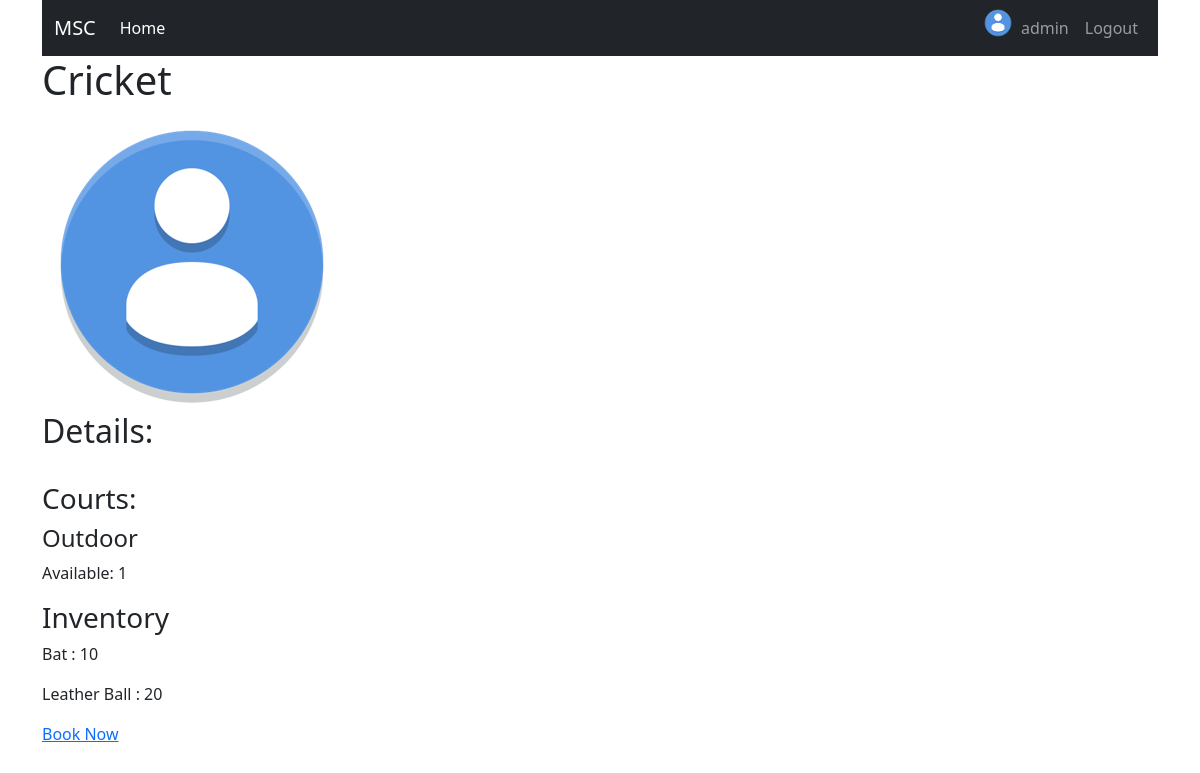
The page /sport/cricket/ (signed in) on the database its author committed.
### users/models.py (models this page shows, shortened)
class User(AbstractUser):
    username = models.CharField(max_length=255, null=True, default='', unique=True)
    email = models.EmailField(unique=True)
    avatar = models.ImageField(default='default.png', upload_to='profile_pics')
    USERNAME_FIELD = 'username'
    REQUIRED_FIELDS = ['email']
    class Meta:
        verbose_name = 'User'
        verbose_name_plural = 'Users'

### sports/models.py (models this page shows, shortened)
class Sport(models.Model):
    name = models.CharField(max_length=255, null=True, default="", unique=True)
    code = models.CharField(max_length=10, null=True, default="", unique=True)
    image = models.ImageField(default='default.png', upload_to='sport_pics')
    class Meta:
        verbose_name = 'Sport'
        verbose_name_plural = 'Sports'

class Court(models.Model):
    name = models.CharField(max_length=255, null=True, default="")  #indoor/outdoor/courttype
    sport = models.ForeignKey(Sport, on_delete=models.CASCADE)
    number = models.IntegerField(default=0)
    class Meta:
        verbose_name = 'Court'
        verbose_name_plural = 'Courts'

class Inventory(models.Model):
    name = models.CharField(max_length=255, null=True, default="", unique=True)
    sport = models.ForeignKey(Sport, on_delete=models.CASCADE)
    amount = models.IntegerField()
    class Meta:
        verbose_name = 'Inventory'
        verbose_name_plural = 'Inventories'

### sports/views.py (the view)
# urls.py: path('sport/<slug:sport>/', sport_views.SportPage, name='sport_page'),
@login_required
def SportPage(request, sport):
    game = Sport.objects.get(code=sport)
    return render(request, 'sports/sport_page.html', {'game':game})

### sports/templates/sports/sport_page.html
{% extends "users/base.html" %}
{% load crispy_forms_tags %}
{% block content %}
    <h1>{{ game.name }}</h1>
    <img src="{{ game.image.url }}" alt="game image" width="300">
    <h2>Details:</h2>
    <br>
    <h3>Courts:</h3>
    {% for court in game.court_set.all %}
        <h4>{{ court.name }}</h4>
        <p>Available: {{ court.number }}</p>
    {% endfor %}
    <h3>Inventory</h3>
    {% for tool in game.inventory_set.all %}
        <p>{{ tool.name }} : {{ tool.amount }}</p>
    {% endfor %}
    <a class="ml-2" href="book/">Book Now</a>
{% endblock content %}

### users/templates/users/base.html (shortened to what this page needs)
{% load static %}
<!doctype html>
<html lang="en">
  <head>
    <link href="https://cdn.jsdelivr.net/npm/bootstrap@5.2.0/dist/css/bootstrap.min.css" rel="stylesheet">
  </head>
  <body>
    <div class="container">
      <nav class="navbar sticky-top navbar-expand-lg navbar-dark bg-dark">
        <div class="container-fluid">
          <a class="navbar-brand" href="https://tinyurl.com/3wcyvb7x">MSC</a>
          <div class="collapse navbar-collapse" id="navbarSupportedContent">
            <ul class="navbar-nav me-auto mb-2 mb-lg-0">
              <li class="nav-item">
                <a class="nav-link active" aria-current="page" href="{% url 'home' %}">Home</a>
              </li>
            </ul>
            <div class="navbar-nav">
              {% if user.is_authenticated %}
                <a href="{% url 'profile' %}"><img src="{{ user.avatar.url }}" alt="user-image" width="30" class="image-fluid image-thumbnail rounded-circle account-img"></a>
                <a class="nav-item nav-link" href="{% url 'profile' %}">{{ user.username }}</a>
                <a class="nav-item nav-link" href="{% url 'logout' %}">Logout</a>
              {% else %}
                <a class="nav-item nav-link" href="{% url 'login' %}">Login</a>
                <a class="nav-item nav-link" href="{% url 'register' %}">Register</a>
              {% endif %}
            </div>
          </div>
        </div>
      </nav>
      {% block content %}{% endblock %}
    </div>
  </body>
</html>

### rows shown on the page
User: avatar (placeholder picture), username "admin"
Sport: name "Cricket", image (placeholder picture)
Court: name "Outdoor", number "1"
Inventory: name "Bat", amount "10"
Inventory: name "Leather Ball", amount "20"
